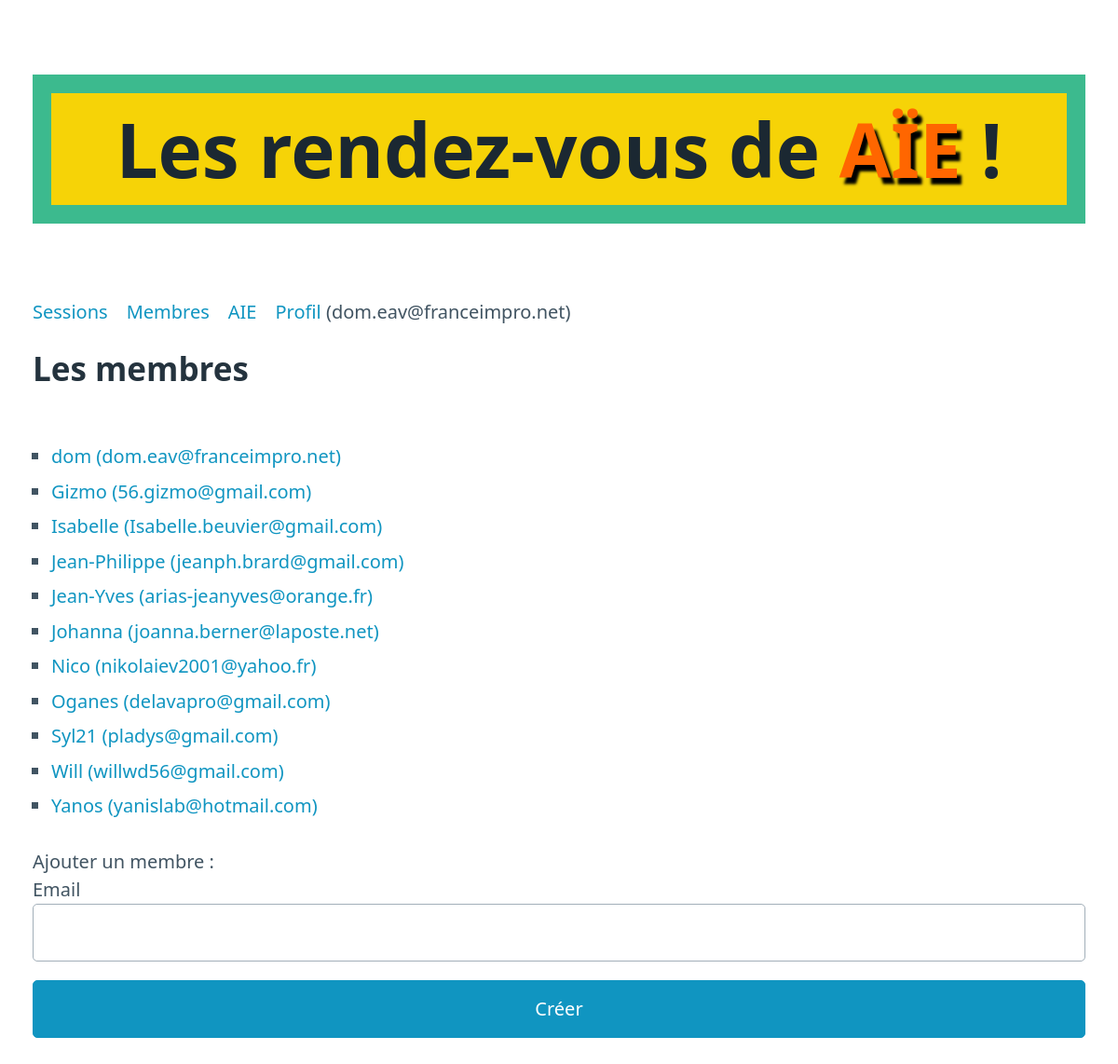
The app's page /268a5c97ac1e4b45a3a3b045f616034a/members/ with its own data.
### models.py (models this page shows)
class Member(Model):
    uuid = UUIDField(index=True, unique=True)
    name = CharField(unique=True, default='')
    email = CharField(index=True, unique=True, default='')
    phone = CharField(default='')
    infos = TextField(default='')
    admin = BooleanField(default=False)
    class Meta:
        database = db

### server.py (the view)
@app.route('/<uuid>/members/')
def members(uuid):
    member = Member.get(Member.uuid == uuid)
    if not member.admin:
        abort(401)
    members = Member.select().order_by(fn.Lower(Member.name))
    return render_template("members.html", member=member, members=members)

### server.py (called while the page is built)
@app.before_request
def _db_connect():
    db.connect()

@app.teardown_request
def _db_close(exc):
    if not db.is_closed():
        db.close()

### templates/members.html
{% extends "base.html" %}
{% block content %}
<h2>Les membres</h2>
<p>
  <ul>
    {% for member in members %}
    <li><a href="{{ url_for('profile', uuid=member.uuid) }}">{{ member.name }} ({{ member.email }})</a></li>
    {% endfor %}
  </ul>
</p>
<form action="{{ url_for('create_member', uuid=member.uuid) }}" method="POST">
  Ajouter un membre :
  <p>
    Email <input type="text" name="email"></input>
    <input type="submit" value="Créer"></input>
  </p>
</form>
{% endblock %}

### templates/base.html (shortened to what this page needs)
<!DOCTYPE html>
<html lang="fr">
  <head>
    <link rel="stylesheet" href="/static/pico.min.css">
  </head>
  <body>
    <main class="container">
      <h1>Les rendez-vous de <span class="aie">AÏE</span> !</h1>
      {% if member %}
      <nav>
	<ul>
	  <li><a href="{{ url_for('sessions', uuid=member.uuid) }}">Sessions</a></li>
	  {% if member.admin %}
	  <li><a href="{{ url_for('members', uuid=member.uuid) }}">Membres</a></li>
	  {% endif %}
	  <li><a href="https://aie.franceimpro.net">AIE</a></li>
	  <li><a href="{{ url_for('profile', uuid=member.uuid) }}">Profil</a> ({{ member.email }})</li>
	</ul>
      </nav>
      {% endif %}
      {% block content %}
      {% endblock %}
    </main>
  </body>
</html>

### templates/base.html (style rules this page uses)
h1 { background-color: #f6d307; padding: 0em; text-align: center; border: 20px solid #3cba8e; font-size: 4em; }
:root span.aie { color: #ff6600 !important; text-shadow: black 5px 7px 3px; }

### records on screen
Member: email "dom.eav@franceimpro.net", name "dom"
Member: name "Gizmo", email "56.gizmo@gmail.com"
Member: name "Isabelle", email "Isabelle.beuvier@gmail.com"
Member: name "Jean-Philippe", email "jeanph.brard@gmail.com"
Member: name "Jean-Yves", email "arias-jeanyves@orange.fr"
Member: name "Johanna", email "joanna.berner@laposte.net"
Member: name "Nico", email "nikolaiev2001@yahoo.fr"
Member: name "Oganes", email "delavapro@gmail.com"
Member: name "Syl21", email "pladys@gmail.com"
Member: name "Will", email "willwd56@gmail.com"
Member: name "Yanos", email "yanislab@hotmail.com"
